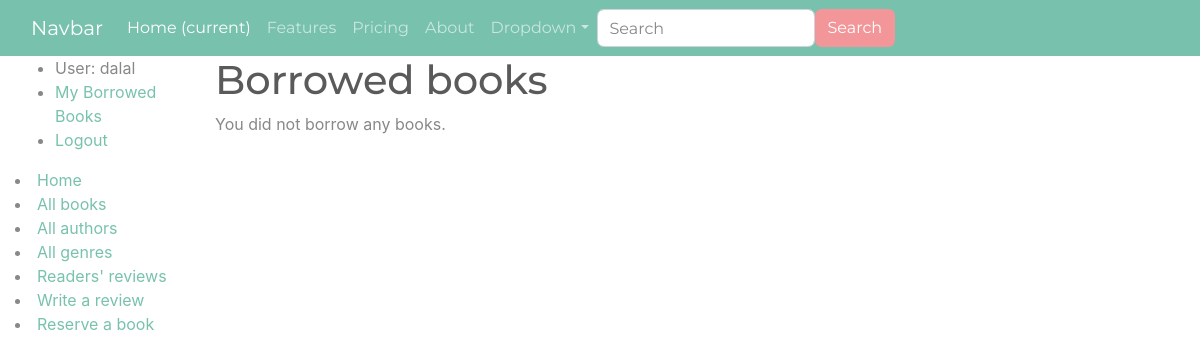
Page /catalog/mybooks/ (signed in) on the earlier database version.
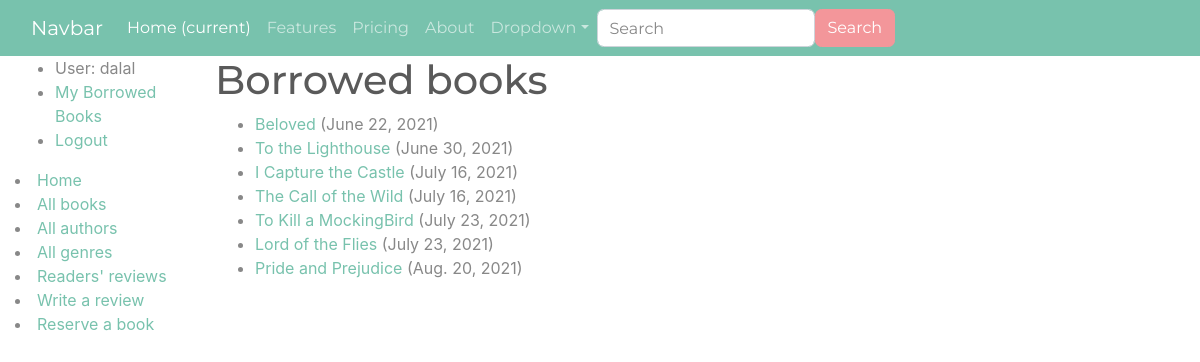
Same page on the later database version.
### catalog/models.py (models this page shows, shortened)
class BookStatus(models.Model):
    id = models.UUIDField(
        primary_key=True,
        default=uuid.uuid4,
        help_text="Unique ID for this particular book across whole library")
    book = models.ForeignKey('Book', on_delete=models.RESTRICT, null=True)
    imprint = models.CharField(max_length=200)
    due_back = models.DateField(null=True, blank=True)
    borrower = models.ForeignKey(User,
                                 on_delete=models.SET_NULL,
                                 null=True,
                                 blank=True)
    LOAN_STATUS = (
        ('m', 'Maintenance'),
        ('o', 'On loan'),
        ('a', 'Available'),
        ('r', 'Reserved'),
    )
    status = models.CharField(max_length=1,
                              choices=LOAN_STATUS,
                              blank=False,
                              default='a')
    class Meta:
       permissions = (("can_mark_returned", "Set book as returned"),)
       ordering = ['due_back']
       verbose_name_plural = "Book Statuses"

class Book(models.Model):
    title = models.CharField(max_length=50)
    author = models.ForeignKey('Author', on_delete=models.SET_NULL, null=True)
    summary = models.TextField(
        max_length=1000, help_text='Enter a brief description of the book')
    isbn = models.CharField(
        'ISBN',
        max_length=13,
        unique=True,
        help_text=
        '13 Character <a href="https://www.isbn-international.org/content/what-isbn">ISBN number</a>'
    )
    genre = models.ManyToManyField(Genre,
                                   help_text='Select a genre for this book')

### catalog/views.py (the view)
# urls.py: path('mybooks/', views.LoanedBooksByUserListView.as_view(), name='my-borrowed'),
class LoanedBooksByUserListView(LoginRequiredMixin,generic.ListView):
    model = BookStatus
    template_name ='bookstatus_list_borrowed_user.html'
    paginate_by = 10
    def get_queryset(self):
        return BookStatus.objects.filter(borrower=self.request.user).filter(status__exact='o').order_by('due_back')

### catalog/templates/bookstatus_list_borrowed_user.html
{% extends "site_base.html" %}
{% block content %}
    <h1>Borrowed books</h1>
    {% if bookstatus_list %}
    <ul>
      {% for bookstat in bookstatus_list %}
      <li class="{% if bookinst.is_overdue %}text-danger{% endif %}">
        <a href="{% url 'book-detail' bookstat.book.pk %}">{{bookstat.book.title}}</a> ({{ bookstat.due_back }})
      </li>
      {% endfor %}
    </ul>
    {% else %}
      <p>You did not borrow any books.</p>
    {% endif %}
{% endblock %}

Differences in the rows shown:
added BookStatus: book "Beloved", due_back "June 22, 2021"
added BookStatus: book "To the Lighthouse", due_back "June 30, 2021"
added BookStatus: book "I Capture the Castle", due_back "July 16, 2021"
added BookStatus: book "The Call of the Wild", due_back "July 16, 2021"
added BookStatus: book "To Kill a MockingBird", due_back "July 23, 2021"
added BookStatus: book "Lord of the Flies", due_back "July 23, 2021"
added BookStatus: book "Pride and Prejudice", due_back "Aug. 20, 2021"
Other differences:
text no longer shown: "You did not borrow any books."
